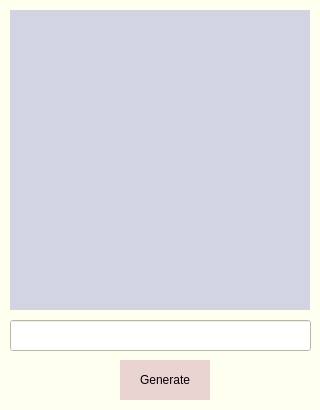
<?xml version="1.0" encoding="UTF-8"?>
<ui version="4.0">
 <class>Form</class>
 <widget class="QWidget" name="Form">
  <property name="geometry">
   <rect>
    <x>0</x>
    <y>0</y>
    <width>320</width>
    <height>410</height>
   </rect>
  </property>
  <property name="sizePolicy">
   <sizepolicy hsizetype="Fixed" vsizetype="Fixed">
    <horstretch>0</horstretch>
    <verstretch>0</verstretch>
   </sizepolicy>
  </property>
  <property name="minimumSize">
   <size>
    <width>320</width>
    <height>410</height>
   </size>
  </property>
  <property name="maximumSize">
   <size>
    <width>320</width>
    <height>410</height>
   </size>
  </property>
  <property name="palette">
   <palette>
    <active>
     <colorrole role="Base">
      <brush brushstyle="SolidPattern">
       <color alpha="255">
        <red>255</red>
        <green>255</green>
        <blue>255</blue>
       </color>
      </brush>
     </colorrole>
     <colorrole role="Window">
      <brush brushstyle="SolidPattern">
       <color alpha="255">
        <red>255</red>
        <green>255</green>
        <blue>240</blue>
       </color>
      </brush>
     </colorrole>
    </active>
    <inactive>
     <colorrole role="Base">
      <brush brushstyle="SolidPattern">
       <color alpha="255">
        <red>255</red>
        <green>255</green>
        <blue>255</blue>
       </color>
      </brush>
     </colorrole>
     <colorrole role="Window">
      <brush brushstyle="SolidPattern">
       <color alpha="255">
        <red>255</red>
        <green>255</green>
        <blue>240</blue>
       </color>
      </brush>
     </colorrole>
    </inactive>
    <disabled>
     <colorrole role="Base">
      <brush brushstyle="SolidPattern">
       <color alpha="255">
        <red>255</red>
        <green>255</green>
        <blue>240</blue>
       </color>
      </brush>
     </colorrole>
     <colorrole role="Window">
      <brush brushstyle="SolidPattern">
       <color alpha="255">
        <red>255</red>
        <green>255</green>
        <blue>240</blue>
       </color>
      </brush>
     </colorrole>
    </disabled>
   </palette>
  </property>
  <property name="windowTitle">
   <string>Form</string>
  </property>
  <widget class="QLabel" name="lblQrCode">
   <property name="geometry">
    <rect>
     <x>10</x>
     <y>10</y>
     <width>300</width>
     <height>300</height>
    </rect>
   </property>
   <property name="sizePolicy">
    <sizepolicy hsizetype="Fixed" vsizetype="Fixed">
     <horstretch>0</horstretch>
     <verstretch>0</verstretch>
    </sizepolicy>
   </property>
   <property name="minimumSize">
    <size>
     <width>300</width>
     <height>0</height>
    </size>
   </property>
   <property name="maximumSize">
    <size>
     <width>320</width>
     <height>16777215</height>
    </size>
   </property>
   <property name="styleSheet">
    <string notr="true">background-color: #D3D4E1;</string>
   </property>
   <property name="text">
    <string/>
   </property>
  </widget>
  <widget class="QLineEdit" name="txtQrData">
   <property name="geometry">
    <rect>
     <x>10</x>
     <y>320</y>
     <width>301</width>
     <height>31</height>
    </rect>
   </property>
   <property name="sizePolicy">
    <sizepolicy hsizetype="Fixed" vsizetype="Fixed">
     <horstretch>0</horstretch>
     <verstretch>0</verstretch>
    </sizepolicy>
   </property>
  </widget>
  <widget class="QPushButton" name="btnQrGen">
   <property name="geometry">
    <rect>
     <x>120</x>
     <y>360</y>
     <width>90</width>
     <height>40</height>
    </rect>
   </property>
   <property name="sizePolicy">
    <sizepolicy hsizetype="Fixed" vsizetype="Fixed">
     <horstretch>0</horstretch>
     <verstretch>0</verstretch>
    </sizepolicy>
   </property>
   <property name="maximumSize">
    <size>
     <width>90</width>
     <height>40</height>
    </size>
   </property>
   <property name="styleSheet">
    <string notr="true">border:3px;
background-color: rgb(234, 212, 210);
padding: -10px</string>
   </property>
   <property name="text">
    <string>Generate</string>
   </property>
   <property name="autoDefault">
    <bool>false</bool>
   </property>
   <property name="default">
    <bool>true</bool>
   </property>
   <property name="flat">
    <bool>false</bool>
   </property>
  </widget>
 </widget>
 <resources/>
 <connections/>
</ui>
